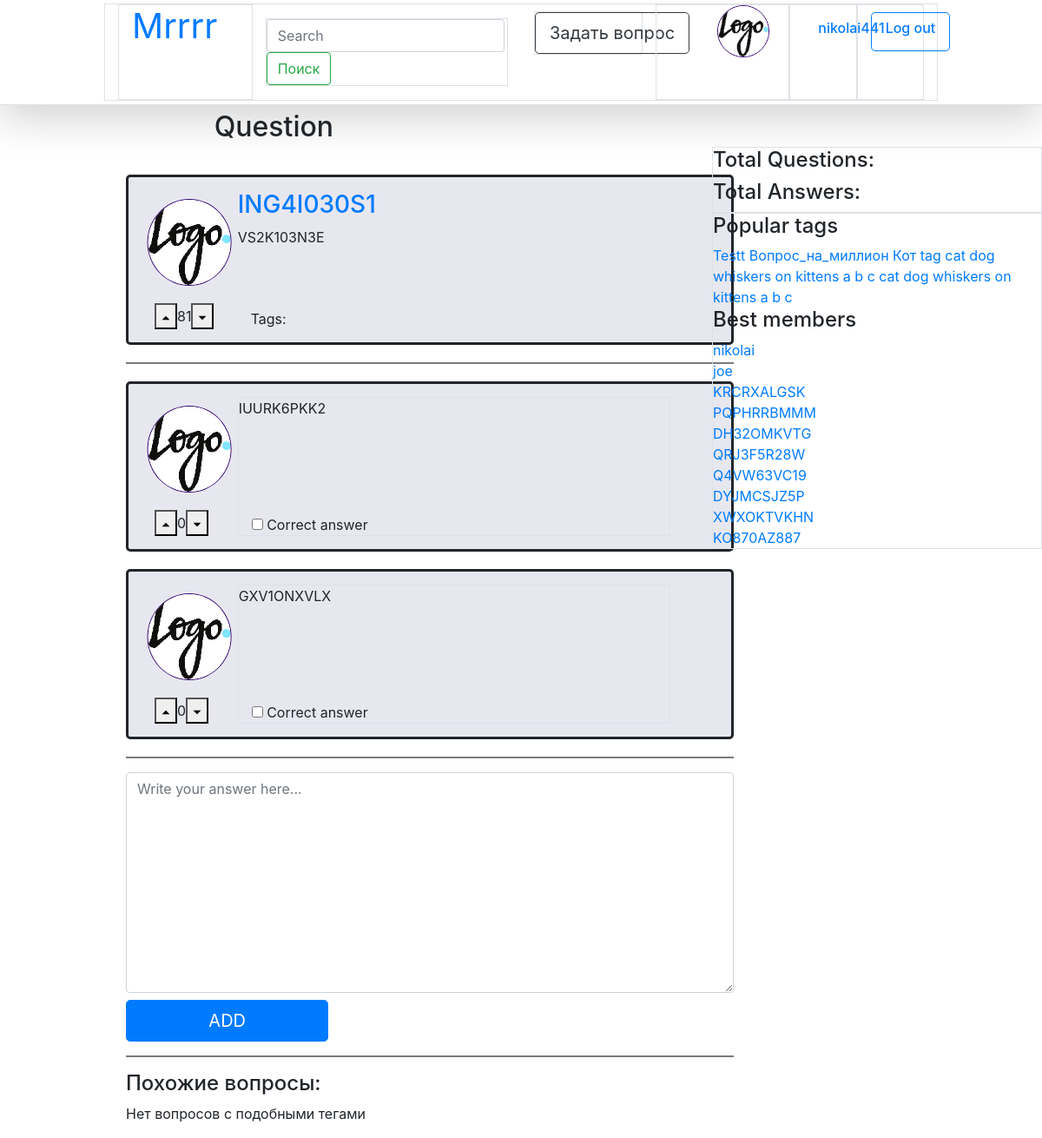
The app's page /question/311 (signed in), older data.
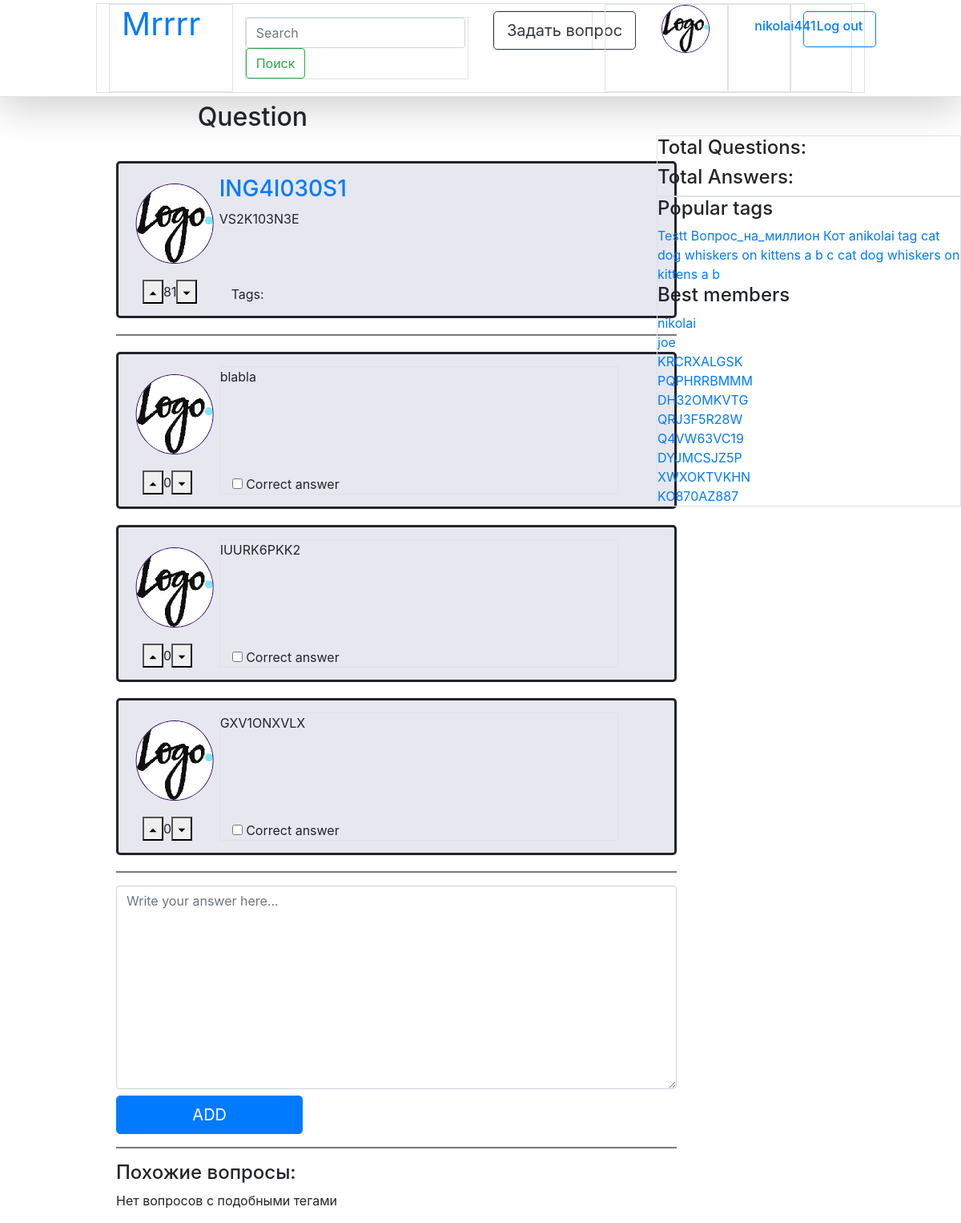
The same page, newer data.
### question_site/models.py (models this page shows, shortened)
class User(AbstractUser):
    avatar = models.ImageField(default="uploads/default_user.png", upload_to="uploads/",
                               verbose_name="User's Avatar")
    registration_date = models.DateTimeField(default=timezone.now, verbose_name="User's Registration Date")
    rating = models.IntegerField(default=0, verbose_name="User's Rating")
    objects = UserManager()

class Question(models.Model):
    author = models.ForeignKey(settings.AUTH_USER_MODEL, on_delete=models.CASCADE)
    title = models.CharField(max_length=200)
    text = models.TextField()
    date = models.DateTimeField(default=timezone.now)
    tags = models.ManyToManyField(Tag, default=True, related_name='questions', verbose_name="Question's Tags")
    votes = models.IntegerField(default=0)
    objects = QuestionManager()

class Answer(models.Model):
    question = models.ForeignKey(Question, on_delete=models.CASCADE)
    author = models.ForeignKey(User, verbose_name="Answer's Owner", on_delete=models.CASCADE)
    text = models.TextField()
    votes = models.IntegerField(default=0)
    approved = models.BooleanField(default=False, verbose_name="Approved by author")
    date = models.DateTimeField(default=timezone.now)
    objects = AnswerManager()

class Tag(models.Model):
    name = models.CharField(max_length=20, default="404", verbose_name="Question's Tag")
    objects = TagManager()

### question_site/views.py (the view)
# urls.py: path('question/<int:question_id>', views.question, name="question"),
def question(request, question_id):
    if request.user.is_authenticated:
        q = get_object_or_404(Question, pk=question_id)
        if request.method == "POST":
            form = AddAnswerForm(request.POST)
            if form.is_valid():
                a = Answer.objects.create(
                    author=User.objects.by_username(request.user),
                    question=q,
                    text=form.cleaned_data.get('text')
                )
                a.save()
                return redirect(f'/question/{question_id}')
            else:
                context = {"form": form}
                extra_context = sidebar()
                context.update(extra_context)
                return render(request, "question.html", context)
        else:
            answers = Answer.objects.get_for_answer(question_id)
            form = AddAnswerForm()
            q_tags_ids = q.tags.values_list('id', flat=True)
            similar_qs = Question.objects.filter(tags__in=q_tags_ids).exclude(id=question_id)
            similar_qs = similar_qs.annotate(same_tags=Count('tags')).order_by('-same_tags', '-date')[:4]
            context = {"question": q,
                       "answers": answers,
                       "form": form,
                       "similar_qs": similar_qs,
                       }
            extra_context = sidebar()
            context.update(extra_context)
            return render(request, "question.html", context)
    else:
        return redirect("/accounts/login")

### question_site/forms.py (shortened to what this page needs)
class AddAnswerForm(forms.ModelForm):
    text = forms.CharField(validators=[text_validator], widget=forms.Textarea(attrs={
        'class': 'form-control',
        'maxlength': 1000,
        'minlength': 5,
        'placeholder': 'Write your answer here...'}))
    class Meta:
        model = Question
        fields = ['text']

### question_site/managers.py (called while the page is built)
    def get_for_answer(self, question_id):
        return self.all().filter(question_id=question_id).order_by('date').reverse()

    def hottest(self):
        return self.all().annotate(question_count=Count('questions')).order_by('-question_count')

    def by_rating(self):
        return self.order_by('-rating')

### question_site/views.py (called while the page is built)
def sidebar():
    tag_list = Tag.objects.hottest()[:20]
    user_list = User.objects.by_rating()[:10]
    return {'tag_list': tag_list,
            'user_list': user_list}

### templates/question.html (shortened to what this page needs)
{% extends 'base.html' %}
{% load static %}
{% block content %}
    <div class="container question_container">
        <div class="row align-items-center">
            <div class="col-2"></div>
            <div class="col-4 my-2">
                <h2>Question</h2>
            </div>
        </div>
        <div class="col-12">
            <div class="mx-auto" style="width: 700px;">
                <div class="row question">
                    <div class="col-2 question_parent">
                        <div class="row">
                            <img src="{{ question.author.avatar.url }}" alt="avatar">
                        </div>
                        <div class="row question_child align-items-center mx-auto">
                            <button id="like">
                                <svg aria-hidden="true" class="svg-icon" width="10" height="10" viewBox="0 0 36 36">
                                    <path d="M2 26h32L18 10z"></path></svg>
                            </button>
                            {{ question.votes }}
                            <button id="dislike">
                                <svg aria-hidden="true" class="svg-icon" width="10" height="10" viewBox="0 0 36 36">
                                    <path d="M2 10h32L18 26z"></path></svg>
                            </button>
                        </div>
                    </div>
                    <div class="col-9">
                        <div class="row">
                            <h3><a href="/question/{{ question.id }}/">{{ question.title }}</a></h3>
                        </div>
                        <div class="row">
                            <p>{{ question.text }}</p>
                        </div>
                        <div class="row question_child">
                            <div class="col">
                                Tags:
                            </div>
                        </div>
                    </div>
                </div>
                {% if answers %}
                    <hr style="width: 100%; color: gray; height: 1px; background-color:gray;" />
                {% endif %}
                {% for answer in answers %}
                    <div class="row question">
                        <div class="col-2 question_parent">
                            <div class="row">
                                <img src={% static "img/Logo.png" %}  alt="avatar">
                            </div>
                            <div class="row question_child align-items-center mx-auto">
                                <form action="{% url 'vote' answer.id %}" method="POST">
                                    <button data-toggle="tooltip">
                                        <svg aria-hidden="true" class="svg-icon" width="10" height="10" viewBox="0 0 36 36">
                                            <path d="M2 26h32L18 10z"></path></svg>
                                    </button>
                                </form>
                                {{ answer.votes }}
                                <button>
                                    <svg aria-hidden="true" class="svg-icon" width="10" height="10" viewBox="0 0 36 36">
                                        <path d="M2 10h32L18 26z"></path></svg>
                                </button>
                            </div>
                        </div>
                        <div class="col-9 border">
                            <div class="row">
                                <p>{{ answer.text }}</p>
                            </div>
                            <div class="row question_child">
                                <div class="col">
                                    <input type="checkbox" name="approved" value="True" > Correct answer <br>
                                </div>
                            </div>
                        </div>
                    </div>
                {% endfor %}
                <hr style="width: 100%; color: gray; height: 1px; background-color:gray;" />
                <form id="add_question-form" method="post" action="{% url 'question' %}/{{ question.id }}">
                     {{form.text}}
                     <button class="btn btn-lg btn-primary btn-block text-uppercase mt-2 col-4" type="submit" value="add">Add</button>
                 </form>
                <hr style="width: 100%; color: gray; height: 1px; background-color:gray;" />
                <div>
                    <h4>Похожие вопросы:</h4>
                    {% if similar_qs %}
                        {% for question in similar_qs %}
                            <div>
                                <a href="{% url 'question' %}/{{ question.id }}">{{ question.title }}</a>
                            </div>
                        {% endfor %}
                    {% else %}
                        <p>Нет вопросов с подобными тегами</p>
                    {% endif %}
                </div>
            </div>
        </div>
    </div>
{% endblock %}

### templates/base.html (shortened to what this page needs)
{% load static %}
<!DOCTYPE html>
<html lang="en">
<head>
    <link rel="stylesheet" href="{% static "css/bootstrap.min.css" %}">
    <link rel="stylesheet" href="{% static "css/my_css.css" %}">
</head>
<body>
    {% block navbar %}
        {% include "navbar.html" %}
    {% endblock %}
    <div class="row">
        <div class="col-8">
            {% block content %}{% endblock %}
        </div>
        <div class="col-4">
            <div class="border">
                <div class="">
                    <h4>Total Questions: {{ qcount }}</h4>
                    <h4>Total Answers: {{ anscount }}</h4>
                </div>
            </div>
            <div class="border">
                <h4>Popular tags</h4>
                {% for tag in tag_list %}
                    <a href="/tag/{{tag.name}}">{{tag.name}}</a>
                {% endfor %}
                <h4>Best members</h4>
                {% for user in user_list %}
                    <div>
                        <a href="/settings/{{user.get_username}}">{{user.get_username}}</a>
                    </div>
                {% endfor %}
            </div>
        </div>
    </div>
</body>
</html>

### templates/navbar.html
{% block navbar %}
{% load static %}
   <div class="col-12 d-flex flex-column flex-md-row align-items-center p-1 px-md-4 mb-5 bg-white border-bottom shadow-lg">
       <div class="container border col-10 mx-auto row">
        <h1 class="col-2 my-0 font-weight-normal border">
            <a href="{% url 'home' %}">Mrrrr</a>
        </h1>
        <div class="col-4">
            <form class="form-inline my-3 border">
                <input class="form-control mr-2" type="text" placeholder="Search" aria-label="Search">
                <button class="btn btn-outline-success my-0" type="submit">Поиск</button>
            </form>
        </div>
        <div class="col-2 border>">
            <nav class="my-2 border">
                <a class="btn btn-outline-dark btn-lg" href="{% url 'new_question' %}" role="button">Задать вопрос</a>
            </nav>
        </div>
        {% if user.is_authenticated %}
            <div class="col-2 left_line border">
                <div class="user">
                  <img src="{{ user.avatar.url }}" alt="avatar">
                </div>
            </div>
            <div class="col-1 border">
                <a class="btn btn-lg my-2"
                   href="{% url 'settings' user.username %}"><h6>{{ user.username }}</h6></a>
            </div>
            <div class="col-1 border">
                <a class="btn btn-outline-primary btn-lg my-2"
                   href="{% url 'logout' %}"><h6>Log out</h6></a>
            </div>
        {% else %}
           <div class="col-2"></div>
            <a class="col-1 btn btn-outline-primary btn-lg my-3" href="{% url 'login' %}"><h6>Log in</h6></a>
            <a class="col-1 btn btn-outline-primary btn-lg my-3" href="{% url 'registration' %}"><h6>Sign up</h6></a>
        {% endif %}
         </div>
    </div>
{% endblock %}

### static/css/my_css.css (style rules this page uses)
.question { background-color: #e7e7f0; border: solid; padding: 15px; margin: 20px 0px 20px 0px; border-radius: 5px; }
.question_parent { position:relative; }
.question_child { position:absolute; bottom:0; }
.question img { position: absolute; transform: translate(-50%, -50%); max-width:100%; max-height: 100%; margin: 60px 0px 0px 55px; padding: 0px; position: relative; width:100px; height:100px; border: 1px solid #30006f; border-radius: 50%; }
.user { height: 60px; }
.user img { position: absolute; transform: translate(0%, -100%); max-width:100%; max-height: 100%; margin: 60px 0px 0px 55px; position: relative; width:60px; height:60px; border: 1px solid #30006f; border-radius: 50%; }
.question_container { margin-left: 100px; margin-top: -50px; }

Row changes from the older to the newer data that the page shows:
no longer on this page (row unchanged): Tag: name "c"
added Answer: votes "0", text "blabla"
added Tag: name "anikolai"
